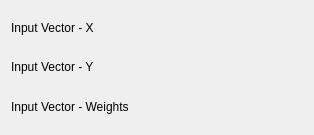
<ui version="4.0" >
 <class>FitLorentzian_WeightedConfig</class>
 <widget class="QWidget" name="FitLorentzian_WeightedConfig" >
  <property name="geometry" >
   <rect>
    <x>0</x>
    <y>0</y>
    <width>314</width>
    <height>135</height>
   </rect>
  </property>
  <layout class="QVBoxLayout" name="verticalLayout" >
   <item>
    <layout class="QHBoxLayout" name="horizontalLayout_2" >
     <item>
      <widget class="QLabel" name="label_4" >
       <property name="sizePolicy" >
        <sizepolicy vsizetype="Fixed" hsizetype="Fixed" >
         <horstretch>0</horstretch>
         <verstretch>0</verstretch>
        </sizepolicy>
       </property>
       <property name="text" >
        <string>Input Vector - X</string>
       </property>
       <property name="wordWrap" >
        <bool>false</bool>
       </property>
      </widget>
     </item>
     <item>
      <widget class="Kst::VectorSelector" native="1" name="_vectorX" >
       <property name="sizePolicy" >
        <sizepolicy vsizetype="Preferred" hsizetype="Expanding" >
         <horstretch>0</horstretch>
         <verstretch>0</verstretch>
        </sizepolicy>
       </property>
      </widget>
     </item>
    </layout>
   </item>
   <item>
    <layout class="QHBoxLayout" name="horizontalLayout" >
     <item>
      <widget class="QLabel" name="label_3" >
       <property name="sizePolicy" >
        <sizepolicy vsizetype="Fixed" hsizetype="Fixed" >
         <horstretch>0</horstretch>
         <verstretch>0</verstretch>
        </sizepolicy>
       </property>
       <property name="text" >
        <string>Input Vector - Y</string>
       </property>
       <property name="wordWrap" >
        <bool>false</bool>
       </property>
      </widget>
     </item>
     <item>
      <widget class="Kst::VectorSelector" native="1" name="_vectorY" >
       <property name="sizePolicy" >
        <sizepolicy vsizetype="Preferred" hsizetype="Expanding" >
         <horstretch>0</horstretch>
         <verstretch>0</verstretch>
        </sizepolicy>
       </property>
      </widget>
     </item>
    </layout>
   </item>
   <item>
    <layout class="QHBoxLayout" name="horizontalLayout_3" >
     <item>
      <widget class="QLabel" name="label_5" >
       <property name="sizePolicy" >
        <sizepolicy vsizetype="Fixed" hsizetype="Fixed" >
         <horstretch>0</horstretch>
         <verstretch>0</verstretch>
        </sizepolicy>
       </property>
       <property name="text" >
        <string>Input Vector - Weights</string>
       </property>
       <property name="wordWrap" >
        <bool>false</bool>
       </property>
      </widget>
     </item>
     <item>
      <widget class="Kst::VectorSelector" native="1" name="_vectorWeights" >
       <property name="sizePolicy" >
        <sizepolicy vsizetype="Preferred" hsizetype="Expanding" >
         <horstretch>0</horstretch>
         <verstretch>0</verstretch>
        </sizepolicy>
       </property>
      </widget>
     </item>
    </layout>
   </item>
  </layout>
 </widget>
 <layoutdefault spacing="6" margin="11" />
 <pixmapfunction>qPixmapFromMimeSource</pixmapfunction>
 <customwidgets>
  <customwidget>
   <class>Kst::VectorSelector</class>
   <extends>QWidget</extends>
   <header>vectorselector.h</header>
  </customwidget>
 </customwidgets>
 <resources/>
 <connections/>
</ui>
